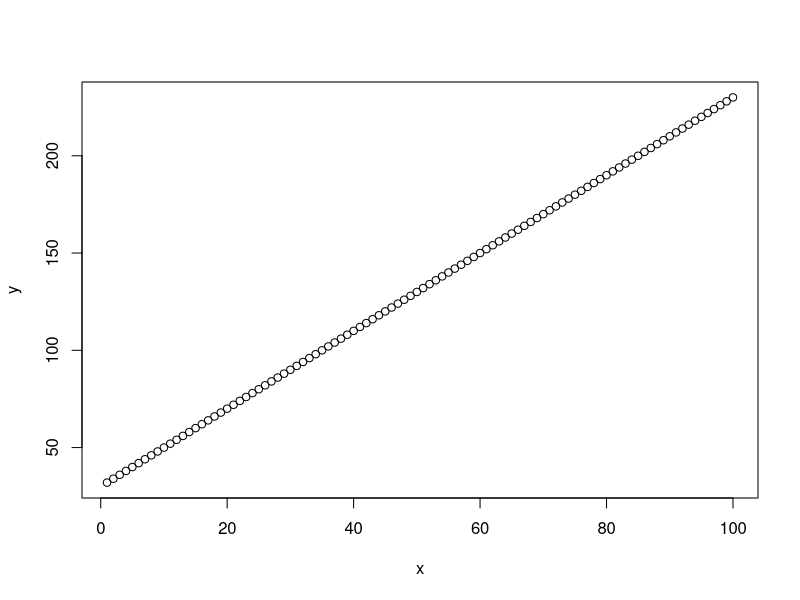
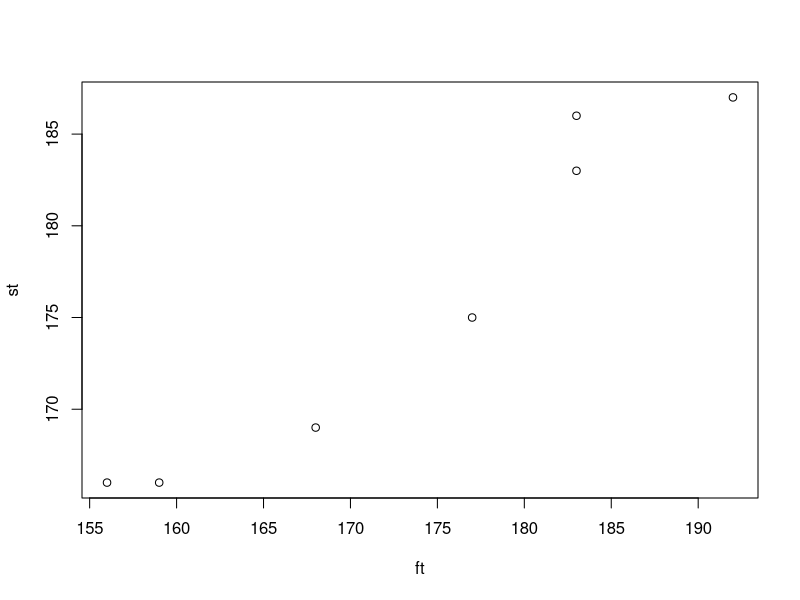
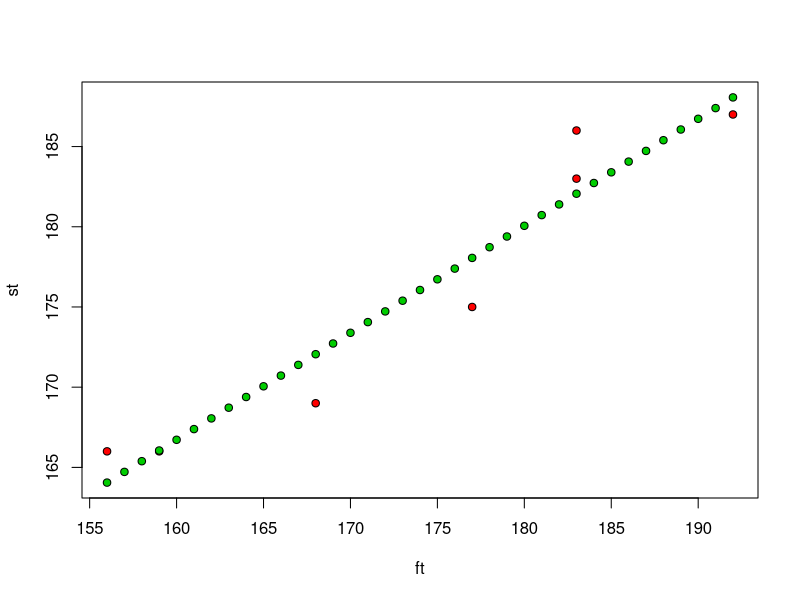
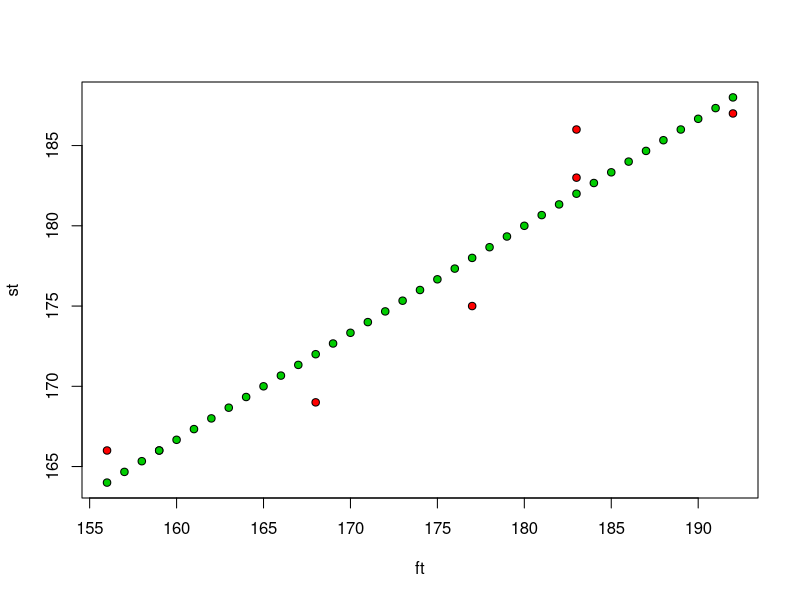

The R source for these figures, in order:
## 회귀분석 이해
x=1:100
y=2*x+30
cor(x,y)
d=cbind(x,y)
plot(d)
lm(y~x)


## 실제 데이터 적용 
# ft=아버지 키
# st=아들 키
ft=c(156,159,168,177,183,183,192)
st=c(166,166,169,175,183,186,187)
cor(ft,st)
d=cbind(ft,st,rep(1,length(ft)))
plot(d)
m=lm(st~ft)
m

## 이하 검증
tft=seq(156,192)       #seq(min(ft),max(ft))
tst=0.667*tft+60
td=cbind(tft,tst,rep(2,length(tft)))
td
ret=rbind(d,td)
plot(ret,pch = 21,bg = c("red", "green3")[ret[,3]])

# predict를 통한 검증 (위와 같음. 단지 수식을 만들지 않아도 되는 장점이 있을 뿐임.)
predict(m,newdata=data.frame(ft=155))
ptft=seq(156,192)
ptst=predict(m,newdata=data.frame(ft=seq(156,192)))
ptd=cbind(ptft,ptst,rep(2,length(tft)))
pret=rbind(d,ptd)
plot(pret,pch = 21,bg = c("red", "green3")[pret[,3]])

summary(m)
